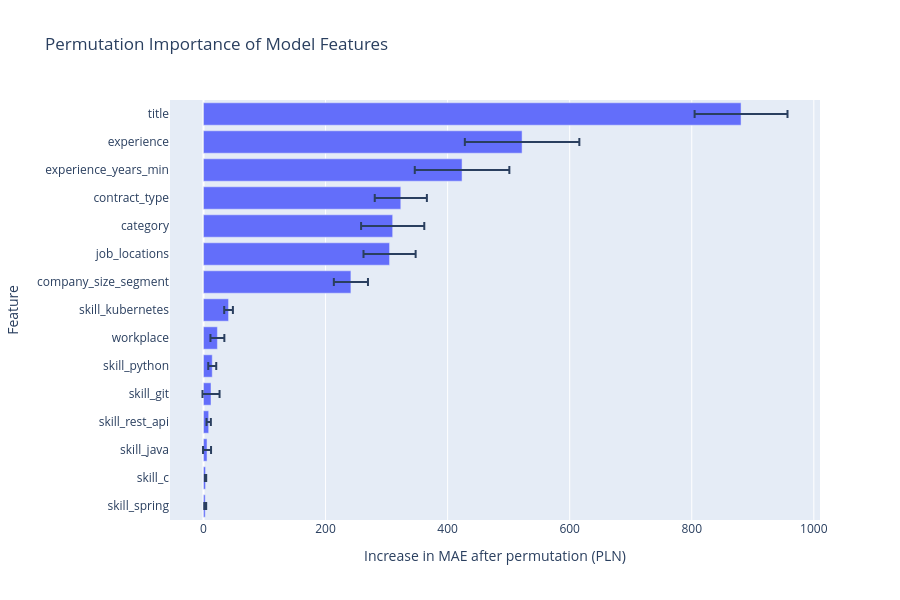

Notebook cell for this chart:
### Code cell
importance_plot = feature_importance.head(15).sort_values("importance")
fig = px.bar(
    importance_plot,
    x="importance",
    y="feature",
    orientation="h",
    error_x="importance_std",
    title="Permutation Importance of Model Features",
    labels={
        "importance": "Increase in MAE after permutation (PLN)",
        "feature": "Feature",
    },
)
fig.update_layout(width=900, height=600, showlegend=False)
fig.show()

### Figure 1 — Plotly figure (JSON) as saved in the notebook; plotly's stock layout.template omitted (floating-point values rounded to 4 significant figures)
{"data": [{"error_x": {"array": [1.567, 1.05, 6.562, 3.548, 13.98, 6.55, 11.39, 7.133, 27.95, 42.71, 51.77, 42.71, 77.48, 93.8, 76.1]}, "hovertemplate": "Increase in MAE after permutation (PLN)=%{x}<br>Feature=%{y}<extra></extra>", "legendgroup": "", "marker": {"color": "#636efa", "pattern": {"shape": ""}}, "name": "", "orientation": "h", "showlegend": false, "textposition": "auto", "type": "bar", "x": [2.859, 3.389, 5.823, 8.508, 12.36, 14.35, 22.8, 41.07, 241.6, 304.9, 310.0, 323.3, 423.7, 522.0, 880.8], "xaxis": "x", "y": ["skill_spring", "skill_c", "skill_java", "skill_rest_api", "skill_git", "skill_python", "workplace", "skill_kubernetes", "company_size_segment", "job_locations", "category", "contract_type", "experience_years_min", "experience", "title"], "yaxis": "y"}], "layout": {"barmode": "relative", "height": 600, "legend": {"tracegroupgap": 0}, "showlegend": false, "title": {"text": "Permutation Importance of Model Features"}, "width": 900, "xaxis": {"anchor": "y", "domain": [0, 1], "title": {"text": "Increase in MAE after permutation (PLN)"}}, "yaxis": {"anchor": "x", "domain": [0, 1], "title": {"text": "Feature"}}}}
